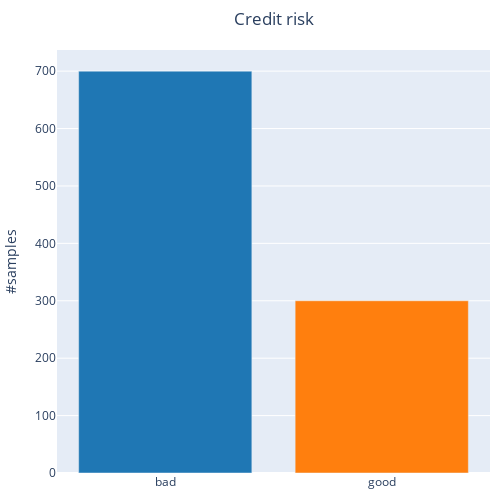

The notebook cell this image was saved under:
### Code cell
mappings = {1: "bad", 0:"good"}

y =  df["credit_risk"].value_counts()
data = [go.Bar(x=[mappings[x] for x in y.index], y=y.values, marker = dict(color = colors[:len(y.index)]))]
layout = get_layout("Credit risk", y_title='#samples', height=500, width=500)
fig = go.Figure(data=data, layout=layout)
fig.show()
if SAVE_IMAGES:
    pio.write_image(fig, f"{images_folder}/class.png")

### Figure 1 — Plotly figure (JSON) as saved in the notebook; plotly's stock layout.template omitted (floating-point values rounded to 4 significant figures)
{"data": [{"marker": {"color": ["rgb(31, 119, 180)", "rgb(255, 127, 14)"]}, "type": "bar", "x": ["bad", "good"], "y": [700, 300]}], "layout": {"autosize": true, "height": 500, "margin": {"b": 10, "l": 10, "r": 10, "t": 50}, "showlegend": false, "title": {"text": "Credit risk", "x": 0.5, "xref": "paper"}, "width": 500, "xaxis": {"automargin": true, "tickangle": 0}, "yaxis": {"automargin": true, "title": {"text": "#samples"}}}}
